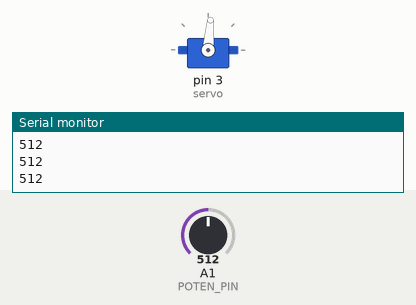
A sketch run on a simulated Arduino Uno, built with avr-gcc and run on an emulated ATmega328P. On the bench: servo, the last lines printed to the serial monitor. The test bench sets the inputs (shaded band); at power-on: A1 (POTEN_PIN) = 512.

Above: at 1.2 s.
1.3 s: A1 (POTEN_PIN) set to 716
At 1.6 s:
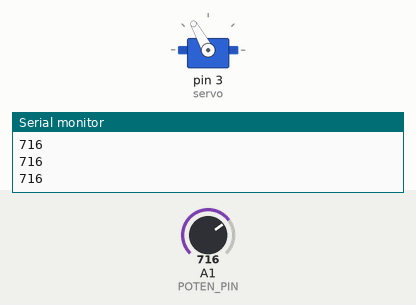
2.8 s: A1 (POTEN_PIN) set to 900
At 4.0 s:
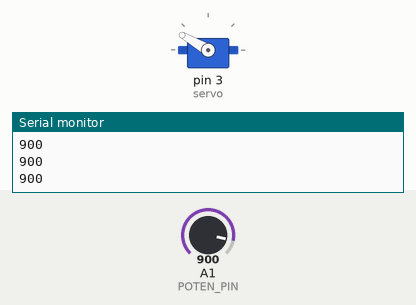
4.3 s: A1 (POTEN_PIN) set to 1023
At 5.2 s:
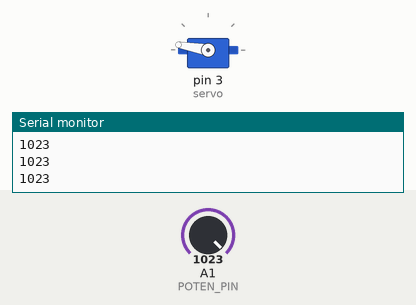
5.8 s: A1 (POTEN_PIN) set to 306
At 6.4 s:
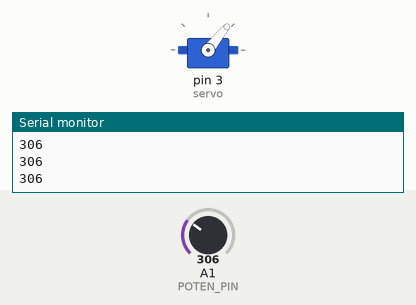
7.3 s: A1 (POTEN_PIN) set to 122
At 8.5 s:
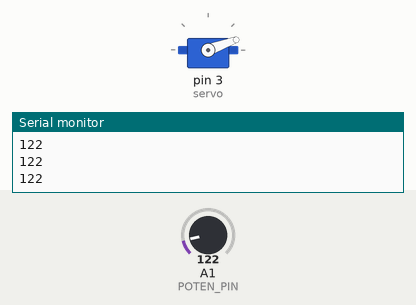
8.8 s: A1 (POTEN_PIN) set to 511
At 9.7 s:
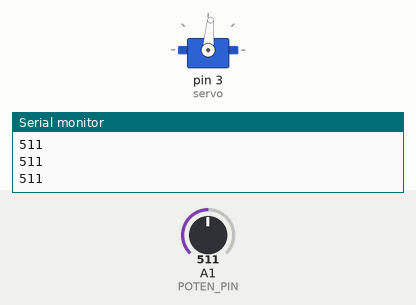
Timing chart, 0 to 11.3 s (numbered marks = the images above; inputs shaded):
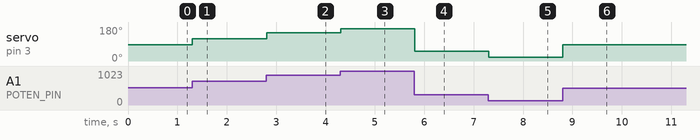

Measured:
- after the input at 1.3 s, servo on pin 3 (servo): 85° → 119° at once
- after the input at 2.8 s, servo on pin 3 (servo): 119° → 150° at once
- after the input at 4.3 s, servo on pin 3 (servo): 150° → 170° at once
- after the input at 5.8 s, servo on pin 3 (servo): 170° → 51° at once
- after the input at 7.3 s, servo on pin 3 (servo): 51° → 20° at once
- after the input at 8.8 s, servo on pin 3 (servo): 20° → 85° at once

The sketch:

Servo.ino
```cpp
#include <Servo.h>

Servo servo;
int POTEN_PIN = A1;

void setup() {
  Serial.begin(9600);
  pinMode(3,OUTPUT);
  servo.attach(3);
  // put your setup code here, to run once:

}

void loop() {
  int amount = analogRead(POTEN_PIN);
  Serial.println(amount);
  servo.write(amount/6);
}
```
